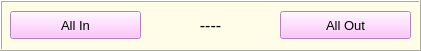
   <widget class="QFrame" name="frame_allInOut">
    <property name="geometry">
     <rect>
      <x>420</x>
      <y>620</y>
      <width>421</width>
      <height>51</height>
     </rect>
    </property>
    <property name="styleSheet">
     <string notr="true">background-color: #fffde7;  /* very pale yellow */</string>
    </property>
    <property name="frameShape">
     <enum>QFrame::Box</enum>
    </property>
    <property name="frameShadow">
     <enum>QFrame::Raised</enum>
    </property>
    <widget class="QPushButton" name="pushButton_allIn">
     <property name="geometry">
      <rect>
       <x>10</x>
       <y>11</y>
       <width>131</width>
       <height>28</height>
      </rect>
     </property>
     <property name="font">
      <font>
       <pointsize>10</pointsize>
      </font>
     </property>
     <property name="styleSheet">
      <string notr="true">background-color: rgb(255, 180, 255);</string>
     </property>
     <property name="text">
      <string>All In</string>
     </property>
    </widget>
    <widget class="QPushButton" name="pushButton_allOut">
     <property name="enabled">
      <bool>true</bool>
     </property>
     <property name="geometry">
      <rect>
       <x>280</x>
       <y>11</y>
       <width>131</width>
       <height>28</height>
      </rect>
     </property>
     <property name="font">
      <font>
       <pointsize>10</pointsize>
      </font>
     </property>
     <property name="styleSheet">
      <string notr="true">background-color: rgb(255, 180, 255);</string>
     </property>
     <property name="text">
      <string>All Out</string>
     </property>
    </widget>
    <widget class="QLabel" name="label_allStatus">
     <property name="geometry">
      <rect>
       <x>160</x>
       <y>10</y>
       <width>101</width>
       <height>31</height>
      </rect>
     </property>
     <property name="font">
      <font>
       <pointsize>12</pointsize>
      </font>
     </property>
     <property name="layoutDirection">
      <enum>Qt::LeftToRight</enum>
     </property>
     <property name="text">
      <string>----</string>
     </property>
     <property name="alignment">
      <set>Qt::AlignCenter</set>
     </property>
    </widget>
   </widget>
